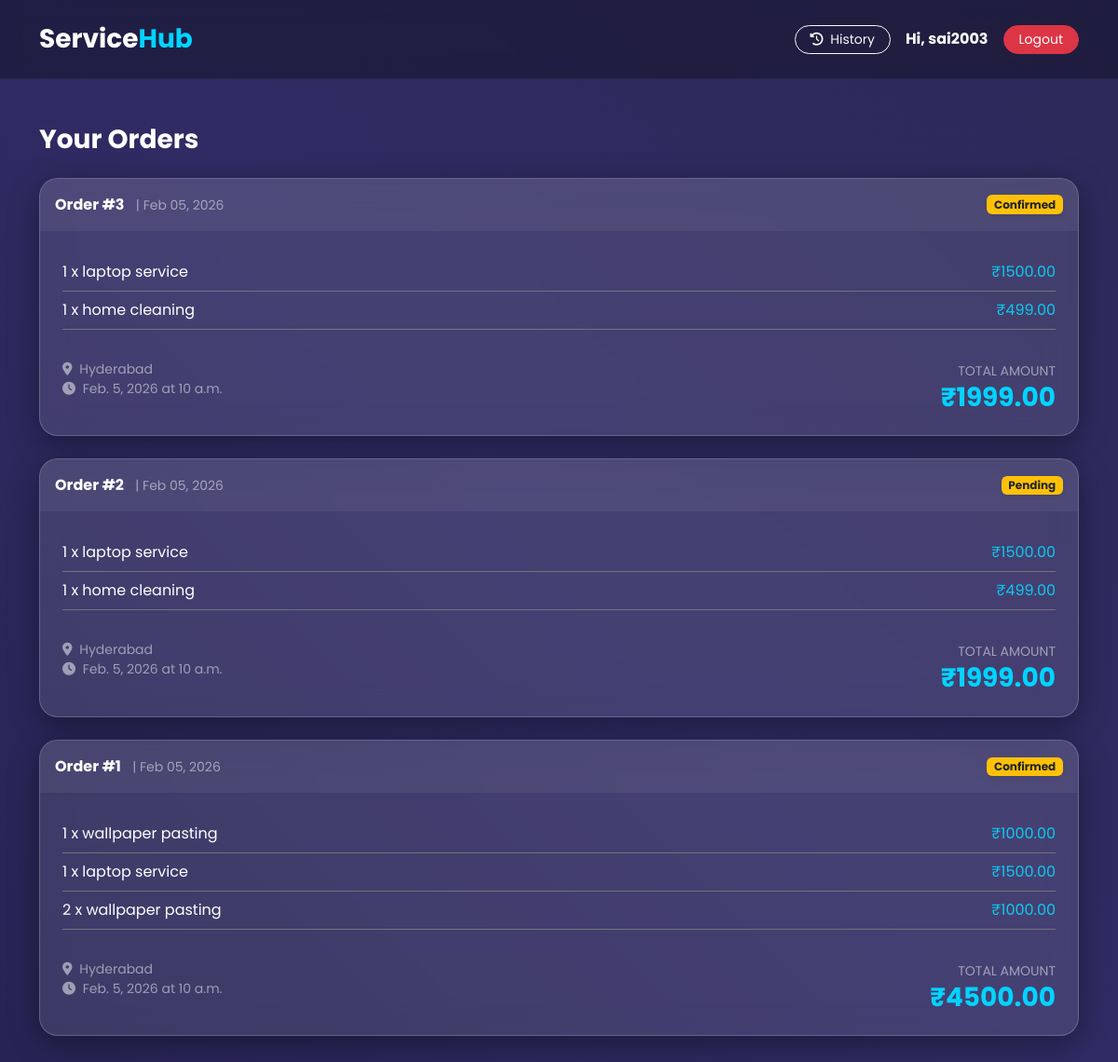
/my-bookings/ (signed in), run on an earlier commit of the app's database.
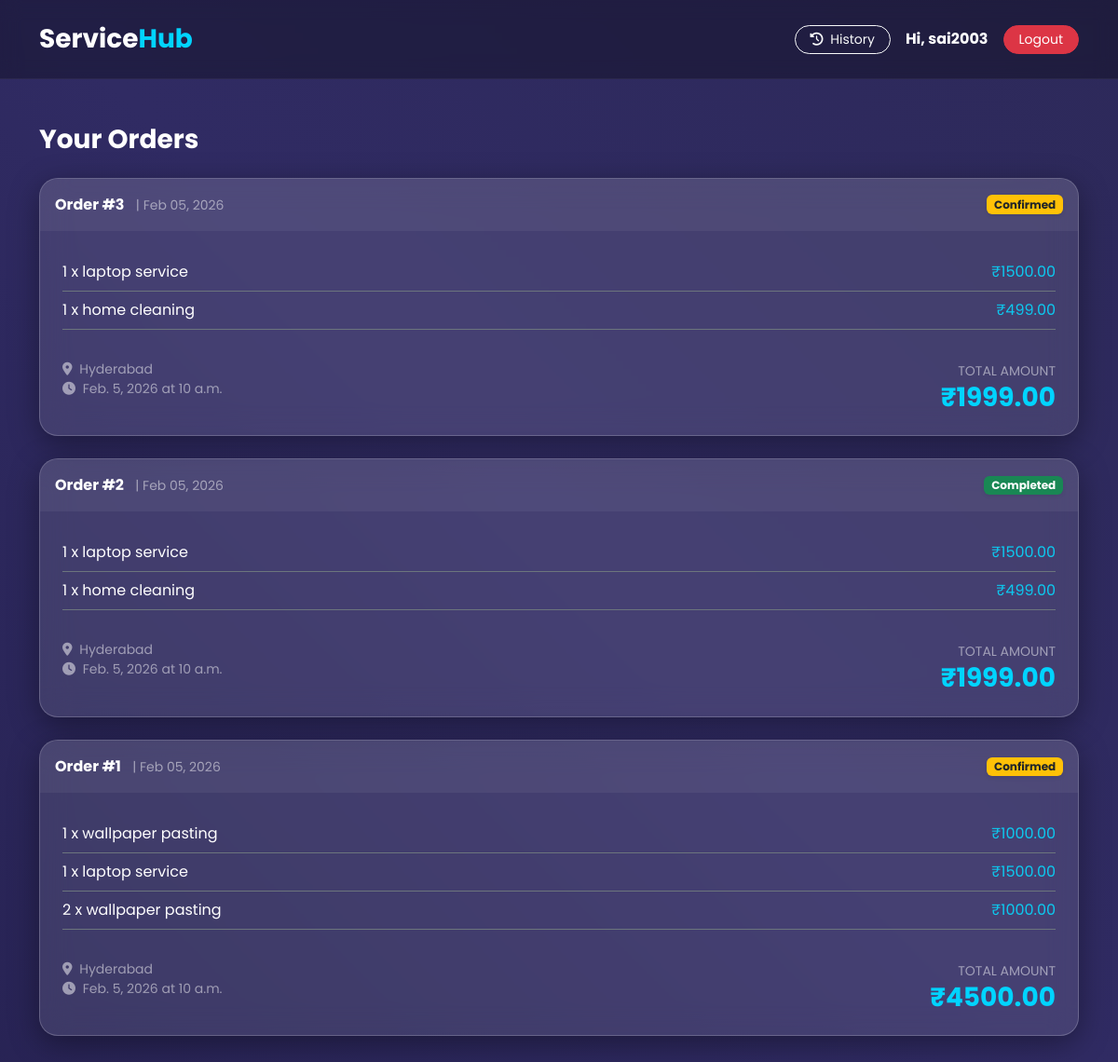
And on a later commit of the database.
### core/models.py (models this page shows, shortened)
class Booking(models.Model):
    user = models.ForeignKey(User, on_delete=models.CASCADE)
    customer_name = models.CharField(max_length=100)
    customer_phone = models.CharField(max_length=15)
    address = models.TextField(default="Hyderabad")
    booking_date = models.DateField(default=timezone.now)
    booking_time = models.TimeField(default="10:00")
    total_amount = models.DecimalField(max_digits=10, decimal_places=2, default=0.0)
    status = models.CharField(max_length=20, default='Pending', choices=[('Pending','Pending'), ('Confirmed','Confirmed'), ('Completed','Completed')])
    date_created = models.DateTimeField(auto_now_add=True)

class BookingItem(models.Model):
    booking = models.ForeignKey(Booking, related_name='items', on_delete=models.CASCADE)
    service = models.ForeignKey(Service, on_delete=models.CASCADE)
    quantity = models.PositiveIntegerField(default=1)
    price = models.DecimalField(max_digits=10, decimal_places=2)

class Service(models.Model):
    name = models.CharField(max_length=100)
    description = models.TextField()
    price = models.DecimalField(max_digits=10, decimal_places=2)
    category = models.CharField(max_length=50, choices=[('Home', 'Home'), ('Appliance', 'Appliance'), ('Cleaning', 'Cleaning')], default='Home')
    image = models.ImageField(upload_to='service_images/', blank=True, null=True)

### core/views.py (the view)
# urls.py: path('my-bookings/', views.my_bookings_view, name='my_bookings'),
@login_required
def my_bookings_view(request):
    bookings = Booking.objects.filter(user=request.user).order_by('-date_created')
    return render(request, 'my_bookings.html', {'bookings': bookings})

### core/templates/my_bookings.html
{% extends 'base.html' %}
{% block content %}
<div class="container py-5">
    <h3 class="fw-bold mb-4 text-white">Your Orders</h3>
    {% for b in bookings %}
    <div class="glass-panel mb-4 p-0 overflow-hidden">
        <div class="p-3 d-flex justify-content-between align-items-center" style="background: rgba(255,255,255,0.05)">
            <div>
                <span class="text-white fw-bold">Order #{{ b.id }}</span>
                <span class="text-white-50 small ms-2">| {{ b.date_created|date:"M d, Y" }}</span>
            </div>
            <span class="badge {% if b.status == 'Completed' %}bg-success{% else %}bg-warning text-dark{% endif %} shadow-sm">
                {{ b.status }}
            </span>
        </div>
        <div class="p-4">
            {% for item in b.items.all %}
            <div class="d-flex justify-content-between border-bottom border-secondary py-2">
                <span class="text-white">{{ item.quantity }} x {{ item.service.name }}</span>
                <span class="text-info">₹{{ item.price }}</span>
            </div>
            {% endfor %}
            <div class="row mt-4 pt-2">
                <div class="col-md-8 text-white-50 small">
                    <i class="fa fa-map-marker-alt me-1"></i> {{ b.address }}<br>
                    <i class="fa fa-clock me-1"></i> {{ b.booking_date }} at {{ b.booking_time }}
                </div>
                <div class="col-md-4 text-end">
                    <small class="text-white-50">TOTAL AMOUNT</small>
                    <h3 class="text-neon-blue fw-bold m-0" style="color:var(--neon-blue)">₹{{ b.total_amount }}</h3>
                </div>
            </div>
        </div>
    </div>
    {% empty %}
    <div class="text-center py-5 glass-panel">
        <i class="fa fa-folder-open fa-3x text-white-50 mb-3"></i>
        <h4 class="text-white">No active orders</h4>
        <a href="/" class="btn btn-outline-light mt-3">Browse Services</a>
    </div>
    {% endfor %}
</div>
{% endblock %}

### core/templates/base.html (shortened to what this page needs)
<!DOCTYPE html>
<html lang="en">
<head>
    <link href="https://cdn.jsdelivr.net/npm/bootstrap@5.3.0/dist/css/bootstrap.min.css" rel="stylesheet">
    <link href="https://cdnjs.cloudflare.com/ajax/libs/font-awesome/6.4.0/css/all.min.css" rel="stylesheet">
</head>
<body>
<nav class="navbar navbar-expand-lg sticky-top py-3">
    <div class="container">
        <a class="navbar-brand fw-bold fs-3" href="/">
            Service<span style="color:var(--neon-blue)">Hub</span>
        </a>
        <div class="d-flex align-items-center gap-3">
            {% if user.is_authenticated %}
                <a href="{% url 'my_bookings' %}" class="btn btn-sm btn-outline-light rounded-pill px-3">
                    <i class="fa fa-history me-1"></i> History
                </a>
                <span class="fw-bold text-white">Hi, {{ user.username }}</span>
                <a href="{% url 'logout' %}" class="btn btn-sm btn-danger rounded-pill px-3">Logout</a>
            {% else %}
                <a href="{% url 'login' %}" class="btn btn-sm btn-outline-light rounded-pill px-3">Login</a>
                <a href="{% url 'register' %}" class="btn btn-sm btn-neon rounded-pill px-3">Sign Up</a>
            {% endif %}
        </div>
    </div>
</nav>
{% block content %}{% endblock %}
</body>
</html>

### core/templates/base.html (style rules this page uses)
:root { --glass-bg: rgba(255, 255, 255, 0.1); --glass-border: rgba(255, 255, 255, 0.2); --neon-purple: #b026ff; --neon-blue: #00d4ff; --text-color: #ffffff; }
body { font-family: 'Poppins', sans-serif; background: linear-gradient(45deg, #0f0c29, #302b63, #24243e); background-size: 400% 400%; animation: gradientBG 15s ease infinite; color: var(--text-color); min-height: 100vh; }
.glass-panel { background: var(--glass-bg); backdrop-filter: blur(16px); -webkit-backdrop-filter: blur(16px); border: 1px solid var(--glass-border); border-radius: 20px; box-shadow: 0 8px 32px 0 rgba(0, 0, 0, 0.37); }
.navbar { background: rgba(0, 0, 0, 0.3); backdrop-filter: blur(10px); border-bottom: 1px solid rgba(255,255,255,0.05); }
.nav-link, .navbar-brand { color: white !important; }

What changed in the data, as far as the page shows it:
changed Booking id 2: status "Pending" → "Completed"
